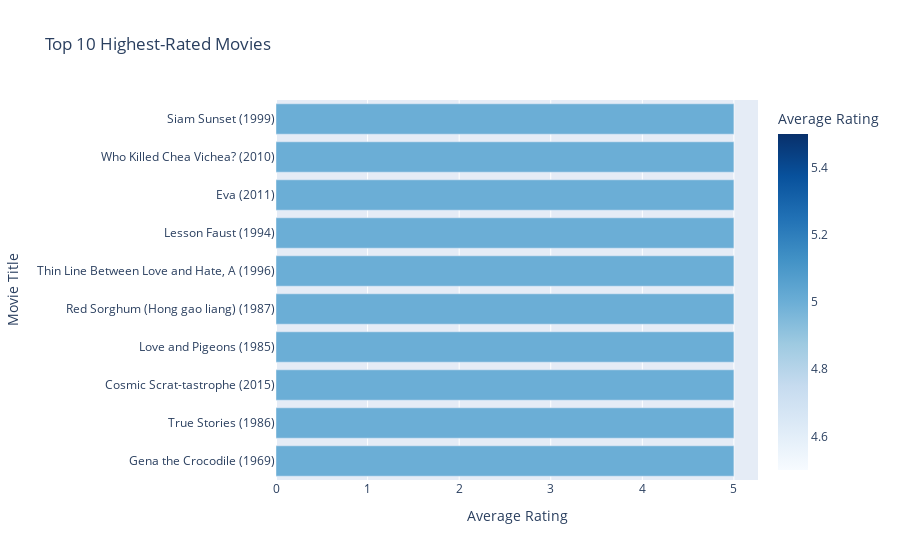

The code cell stored with this chart in its notebook:
### Code cell
# Select Top 10 Movies
top_10_movies = top_movies.head(10)

# Create Bar Chart
fig = px.bar(
    top_10_movies, 
    x='rating', 
    y='title', 
    orientation='h',  # Horizontal bars for better readability
    title="Top 10 Highest-Rated Movies",
    labels={'rating': 'Average Rating', 'title': 'Movie Title'},
    color='rating',  # Color based on rating
    color_continuous_scale='blues'  # Color theme
)

# Reverse the Y-axis to display highest-rated movies at the top
fig.update_layout(yaxis={'categoryorder': 'total ascending'})

# Show the interactive plot
fig.show()

### Figure 1 — Plotly figure (JSON) as saved in the notebook; plotly's stock layout.template omitted (floating-point values rounded to 4 significant figures)
{"data": [{"alignmentgroup": "True", "hovertemplate": "Average Rating=%{marker.color}<br>Movie Title=%{y}<extra></extra>", "legendgroup": "", "marker": {"color": [5, 5, 5, 5, 5, 5, 5, 5, 5, 5], "coloraxis": "coloraxis"}, "name": "", "offsetgroup": "", "orientation": "h", "showlegend": false, "textposition": "auto", "type": "bar", "x": [5, 5, 5, 5, 5, 5, 5, 5, 5, 5], "xaxis": "x", "y": ["Gena the Crocodile (1969)", "True Stories (1986)", "Cosmic Scrat-tastrophe (2015)", "Love and Pigeons (1985)", "Red Sorghum (Hong gao liang) (1987)", "Thin Line Between Love and Hate, A (1996)", "Lesson Faust (1994)", "Eva (2011)", "Who Killed Chea Vichea? (2010)", "Siam Sunset (1999)"], "yaxis": "y"}], "layout": {"barmode": "relative", "coloraxis": {"colorbar": {"title": {"text": "Average Rating"}}, "colorscale": [[0, "rgb(247,251,255)"], [0.125, "rgb(222,235,247)"], [0.25, "rgb(198,219,239)"], [0.375, "rgb(158,202,225)"], [0.5, "rgb(107,174,214)"], [0.625, "rgb(66,146,198)"], [0.75, "rgb(33,113,181)"], [0.875, "rgb(8,81,156)"], [1, "rgb(8,48,107)"]]}, "legend": {"tracegroupgap": 0}, "title": {"text": "Top 10 Highest-Rated Movies"}, "xaxis": {"anchor": "y", "domain": [0, 1], "title": {"text": "Average Rating"}}, "yaxis": {"anchor": "x", "categoryorder": "total ascending", "domain": [0, 1], "title": {"text": "Movie Title"}}}}
